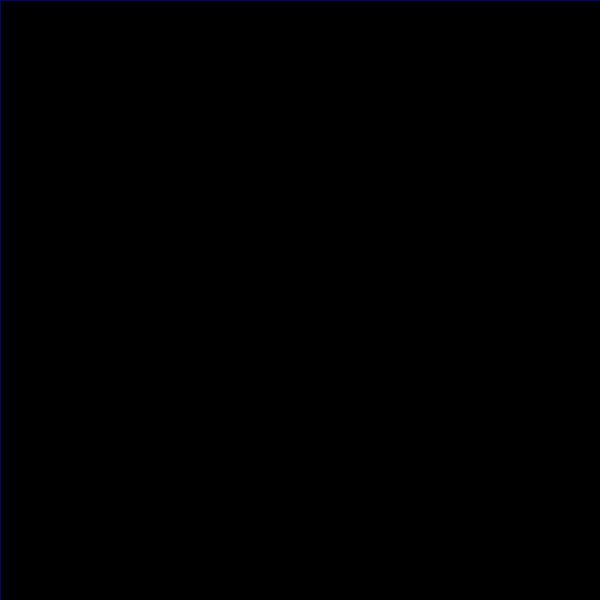
Frame 1 (no input)
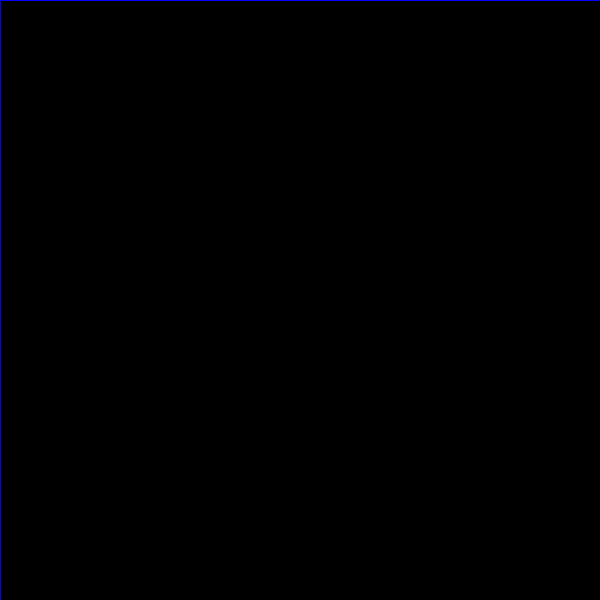
Frame 60 (the mouse pressed at the canvas centre just before this capture)
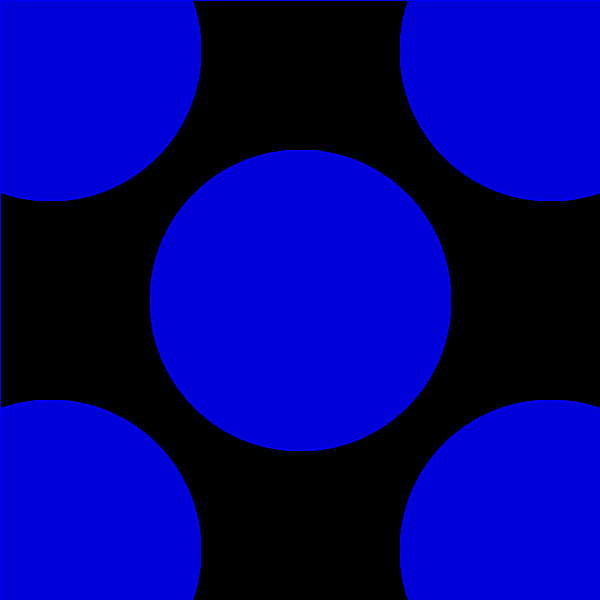
Frame 120 (the mouse held since frame 60 and released just before this capture)

The Processing sketch that drew these frames (run headless with seeded random() and noise(); from frame 60 on, the mouse is pressed at the canvas centre):

// Processing sketch: processing_142700
// ── processing_142700.pde

void setup() {
  size(600, 600);
   background(0);
 smooth();
 stroke(0,127,250,255);
 noFill();
  
}
  
void draw () {
  fill(0, 0, 255, 10);
  stroke(0, 0, 255, 127);
  ellipse(300, 300, mouseX, mouseY);
  ellipse(50, 50, mouseX, mouseY);
  ellipse(50, 550, mouseX, mouseY);
  ellipse(550, 50, mouseX, mouseY);
  ellipse(550, 550, mouseX, mouseY);
 
  ellipse(300, 300, mouseY, mouseX);
  ellipse(50, 50, mouseY, mouseX);
  ellipse(50, 550, mouseY, mouseX);
  ellipse(550, 50, mouseY, mouseX);
  ellipse(550, 550, mouseY, mouseX);
  
 fill(0,2);
 rect(0,0, width, height);
 noFill();
 
  
}
